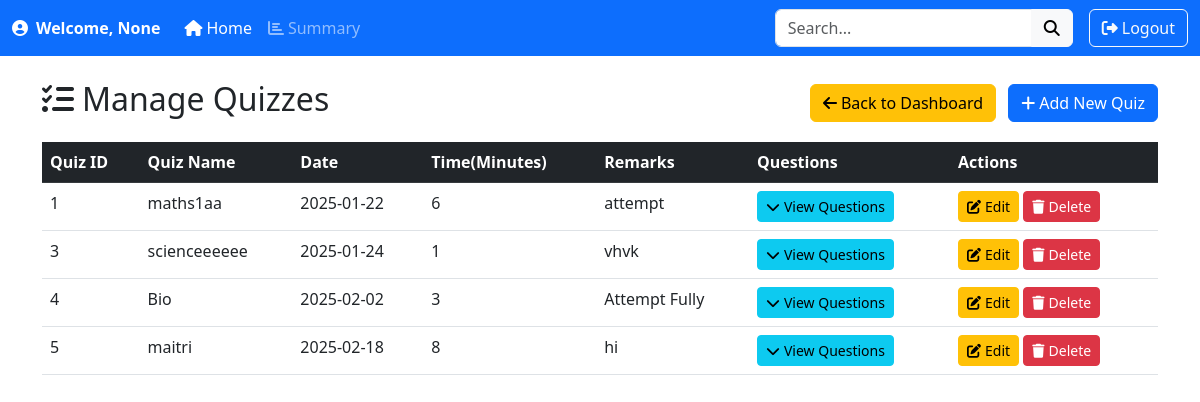
Page /search_quiz on the earlier database version.
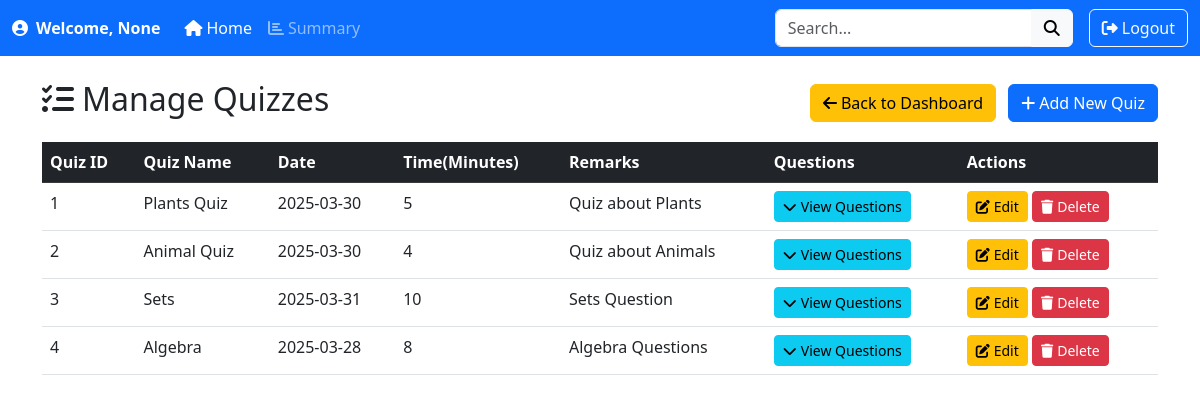
Same page on the later database version.
### app.py (models this page shows)
class Quiz(db.Model):
    id=db.Column(db.Integer,primary_key=True)
    name=db.Column(db.String(150),nullable=False)
    date_of_quiz=db.Column(db.Date,nullable=False)
    time_of_quiz=db.Column(db.Integer,nullable=False)
    remarks=db.Column(db.Text,nullable=False)
    chapter_id = db.Column(db.Integer, db.ForeignKey('chapter.id'), nullable=False)
    questions = db.relationship('Question', back_populates='quiz', cascade="all, delete")
    scores = db.relationship('Scores', back_populates='quiz', cascade="all, delete")
    chapter=db.relationship('Chapter',back_populates='quizzes')

### app.py (the view)
@app.route('/search_quiz', methods=['GET'])
def search_quiz():
    query = request.args.get('quiz_name')
    if query:
        quizzes = Quiz.query.filter(Quiz.name.contains(query)).all()
    else:
        quizzes = Quiz.query.all()
    return render_template('quiz.html', quizzes=quizzes)

### templates/quiz.html (shortened to what this page needs)
<!DOCTYPE html>
<html lang="en">
<head>
    <link href="https://cdn.jsdelivr.net/npm/bootstrap@5.3.0-alpha3/dist/css/bootstrap.min.css" rel="stylesheet">
    <link rel="stylesheet" href="https://cdnjs.cloudflare.com/ajax/libs/font-awesome/6.4.0/css/all.min.css">
</head>
<body>
    <nav class="navbar navbar-expand-lg navbar-dark bg-primary">
        <div class="container-fluid">
            <span class="navbar-text fw-bold text-white me-3">
                <i class="fas fa-user-circle me-2"></i>Welcome, {{ session.get('username') }}
            </span>
            <div class="collapse navbar-collapse" id="navbarContent">
                <ul class="navbar-nav me-auto mb-2 mb-lg-0">
                    <li class="nav-item">
                        <a class="nav-link active" href="/admin_dashboard"><i class="fas fa-home me-1"></i>Home</a>
                    </li>
                    <li class="nav-item">
                        <a class="nav-link" href="/admin_summary"><i class="fas fa-chart-bar me-1"></i>Summary</a>
                    </li>
                </ul>
                <form class="d-flex me-3" action="/search_quiz" method="GET">
                    <div class="input-group">
                        <input class="form-control" type="search" placeholder="Search..." aria-label="Search" name="quiz_name">
                        <button class="btn btn-light" type="submit"><i class="fas fa-search"></i></button>
                    </div>
                </form>
                <a href="/login" class="btn btn-outline-light"><i class="fas fa-sign-out-alt me-1"></i>Logout</a>
            </div>
        </div>
    </nav>
    <div class="container mt-4">
        <div class="d-flex justify-content-between align-items-center mb-3">
            <h2><i class="fas fa-tasks me-2"></i>Manage Quizzes</h2>
            <div>
                <a href="/admin_dashboard" class="btn btn-warning me-2"><i class="fas fa-arrow-left me-1"></i>Back to Dashboard</a>
                <button class="btn btn-primary" data-bs-toggle="modal" data-bs-target="#addquizModal"><i class="fas fa-plus me-1"></i>Add New Quiz</button>
            </div>
        </div>
        <div class="table-responsive">
            <table class="table table-hover">
                <thead class="table-dark">
                    <tr>
                        <th>Quiz ID</th>
                        <th>Quiz Name</th>
                        <th>Date</th>
                        <th>Time(Minutes)</th>
                        <th>Remarks</th>
                        <th>Questions</th>
                        <th>Actions</th>
                    </tr>
                </thead>
                <tbody>
                    {% for quiz in quizzes %}
                    <tr>
                        <td>{{ quiz.id }}</td>
                        <td>{{ quiz.name }}</td>
                        <td>{{ quiz.date_of_quiz }}</td>
                        <td>{{ quiz.time_of_quiz }}</td>
                        <td>{{ quiz.remarks }}</td>
                        <td>
                            <button class="btn btn-info btn-sm" data-bs-toggle="collapse" data-bs-target="#questions-{{ quiz.id }}">
                                <i class="fas fa-chevron-down me-1"></i>View Questions
                            </button>
                        </td>
                        <td>
                            <button class="btn btn-warning btn-sm" data-bs-toggle="modal" data-bs-target="#editquizModal-{{ quiz.id }}"><i class="fas fa-edit me-1"></i>Edit</button>
                            <button class="btn btn-danger btn-sm" data-bs-toggle="modal" data-bs-target="#deletequizModal-{{ quiz.id }}"><i class="fas fa-trash me-1"></i>Delete</button>
                        </td>
                    </tr>
                    {% endfor %}
                </tbody>
            </table>
        </div>
    </div>
</body>
</html>

Differences in the rows shown:
removed Quiz: id "5", name "maitri", date_of_quiz "2025-02-18", time_of_quiz "8", remarks "hi"
changed Quiz id 1: name "maths1aa" → "Plants Quiz"; date_of_quiz "2025-01-22" → "2025-03-30"; time_of_quiz "6" → "5"; remarks "attempt" → "Quiz about Plants"
added Quiz: id "2", name "Animal Quiz", date_of_quiz "2025-03-30", time_of_quiz "4", remarks "Quiz about Animals"
changed Quiz id 3: name "scienceeeeee" → "Sets"; date_of_quiz "2025-01-24" → "2025-03-31"; time_of_quiz "1" → "10"; remarks "vhvk" → "Sets Question"
changed Quiz id 4: name "Bio" → "Algebra"; date_of_quiz "2025-02-02" → "2025-03-28"; time_of_quiz "3" → "8"; remarks "Attempt Fully" → "Algebra Questions"
